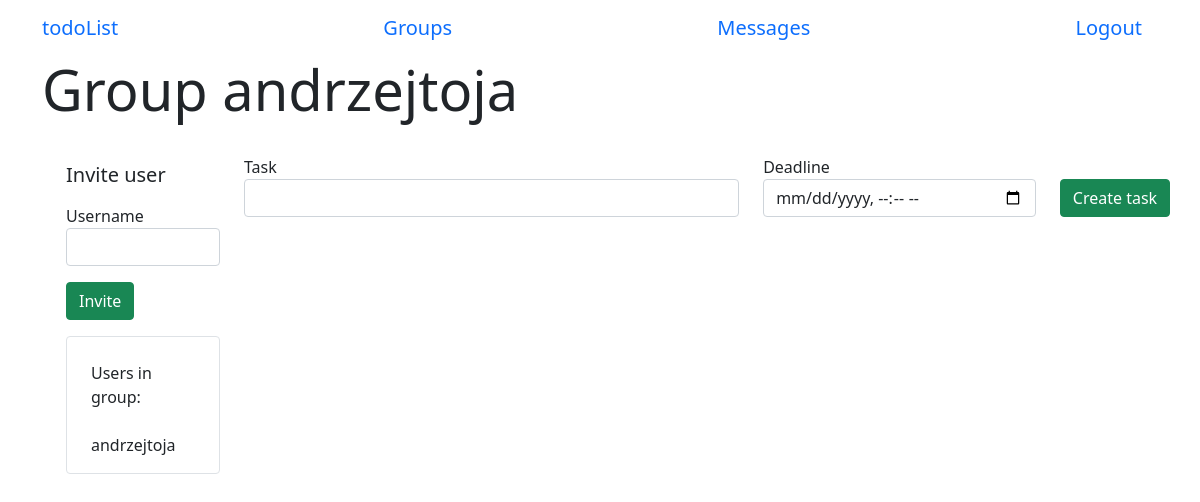
Before: /group/3 (signed in) with the older database file.
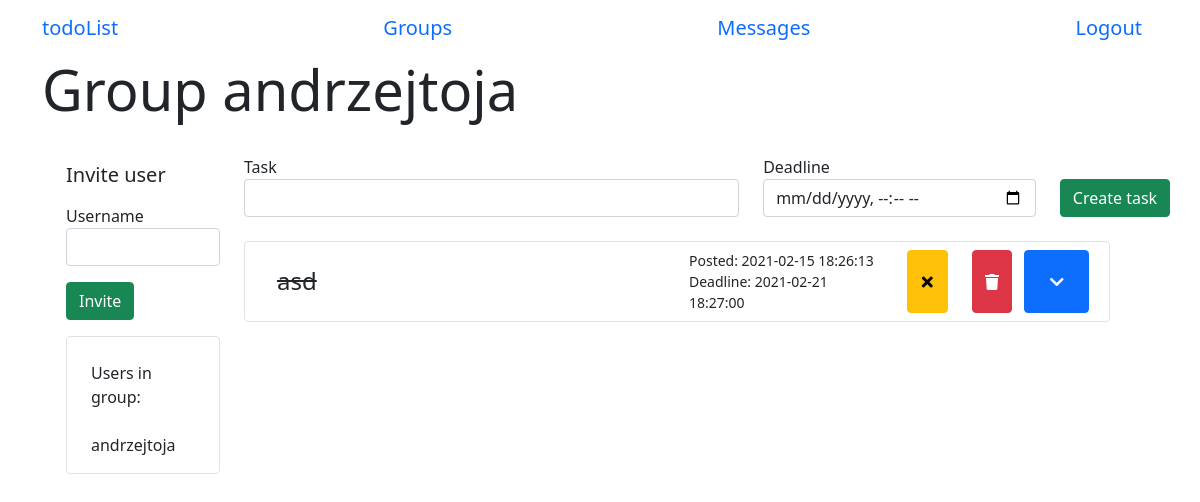
After: the same page with the newer database file.
### app/models.py (models this page shows, shortened)
class Group(db.Model):
    id = db.Column(db.Integer, primary_key=True)
    name = db.Column(db.String(64))
    users = db.relationship(
        "User",
        secondary=group_table,
        back_populates="groups")
    admin_id = db.Column(db.Integer)
    tasks = db.relationship('Task', backref='group', lazy='dynamic')

class User(UserMixin, db.Model):
    id = db.Column(db.Integer, primary_key=True)
    username = db.Column(db.String(64), index=True, unique=True)
    email = db.Column(db.String(64), index=True, unique=True)
    password_hash = db.Column(db.String(128))
    tasks = db.relationship('Task', backref='author', lazy='dynamic')
    sent_messages = db.relationship('Message', backref="sender", lazy='dynamic', foreign_keys='Message.sender_id')
    messages = db.relationship('Message', backref="receiver", lazy='dynamic', foreign_keys='Message.receiver_id')
    authenticated = db.Column(db.Boolean, index=True, default=False)
    groups = db.relationship(
        'Group',
        secondary=group_table,
        back_populates="users")

class Task(db.Model):
    id = db.Column(db.Integer, primary_key=True)
    task = db.Column(db.String(140))
    timestamp = db.Column(db.DateTime, index=True, default=datetime.now())
    deadline = db.Column(db.DateTime, index=True)
    is_completed = db.Column(db.Boolean, default=False)
    description = db.Column(db.String(500), default="")
    subtasks = db.relationship('Subtask', backref='main_task', lazy='dynamic')
    user_id = db.Column(db.Integer, db.ForeignKey('user.id'))
    group_id = db.Column(db.Integer, db.ForeignKey('group.id'))

### app/routes.py (the view, shortened to what this page needs)
@login_required
@app.route('/group/<id>', methods=['GET', 'POST'])
def group(id):
    if not current_user.is_authenticated:
        return redirect(url_for('index'))
    group = Group.query.filter_by(id=id).first()
    if not group:
        return redirect(url_for('menu'))
    form = GroupInvititionsForm()
    task_form = TaskForm()
    tasks = group.tasks
    if task_form.submit1.data and task_form.validate_on_submit():
        task = Task(task=task_form.task.data, deadline=task_form.deadline.data, group=group)
        db.session.add(task)
        db.session.commit()
        tasks = group.tasks
        return redirect(url_for('group', id=id))
    return render_template('group.html', form=form, group=group, tasks=tasks, task_form=task_form)

### app/forms.py (shortened to what this page needs)
class GroupInvititionsForm(FlaskForm):
    name = StringField('Username', validators=[DataRequired()])
    submit = SubmitField('Invite')

class TaskForm(FlaskForm):
    task = StringField('Task', validators=[DataRequired()])
    deadline = DateTimeLocalField('Deadline', validators=[DataRequired()], format='%Y-%m-%dT%H:%M')
    submit1 = SubmitField('Create task')

### app/models.py (called while the page is built)
@login.user_loader
def load_user(id):
    return User.query.get(int(id))

### app/templates/group.html (shortened to what this page needs)
{% extends 'base.html' %}
{% block start %}Group {{ group.name }}{% endblock %}
{% block body %}
    <div class="container row">
        <div class="container col-2">
            <form action="" method="POST">
                <div class="mt-4">
                    <small class="h5">Invite user</small>
                    <p class="mt-3">
                        {{ form.name.label }}
                        {{ form.name(class_="form-control") }}
                    </p>
                    <p>
                        {{ form.submit(class_="btn btn-success") }}
                    </p>
                </div>
            </form>
            <div class="container border rounded mb-2">
                <div class="row mt-3">
                    <p class="mt-2">
                        Users in group:
                        {% for user in group.users %}
                            <div class="mt-2">
                                <div class="row">
                                        <div class="col-9">{{ user.username }}</div>
                                        <div class="col-3">
                                        </div>
                                </div>
                            </div>
                        {% endfor %}
                    </p>
                </div>
            </div>
        </div>
        <div class="container col-10 mt-3">
            <form action="" method="POST" class="add-task">
                <div class="row">
                    <p class="col-7">
                        {{ task_form.task.label }}
                        {{ task_form.task(class_="form-control") }}
                    </p>
                    <p class="col-4">
                        {{ task_form.deadline.label }}
                        {{ task_form.deadline(class_="form-control date-input", type="datetime-local") }}
                    </p>
                    <p class="col-1">
                        {{ task_form.submit1(class_="btn btn-success mt-4") }}
                    </p>
                </div>
            </form>
            <div class="tasks">
                <div class="accordion" id="acc">
                    {% for task in tasks %}
                        <div class="accordion-item p-2 mt-2 mb-2 border rounded">
                            <div class="accordion-header row" id={{ "task" + task.id|string }}>
                                <div class="col-6 h4 my-auto">
                                    {% if task.is_completed %}
                                        <s class="container">{{ task.task }}</s>
                                    {% else %}
                                        <div class="container">{{ task.task }}</div>
                                    {% endif %}
                                </div>
                                <div class="col-3 my-auto">
                                    <div class="date">
                                        Posted: {{ task.timestamp.strftime("%Y-%m-%d %H:%M:%S") }}
                                    </div>
                                    {% if task.deadline.timestamp() - task.timestamp.timestamp() < 0 %}
                                        <div class="date text-danger">
                                            Deadline: {{ task.deadline }}
                                        </div>
                                    {% else %}
                                        <div class="date" color="red">
                                            Deadline: {{ task.deadline }}
                                        </div>
                                    {% endif %}
                                </div>
                                <div class="col-3 row">
                                    <form class="col-4 form-temp" action={{ "/change_status/" + task.id|string }}>
                                        {% if task.is_completed %}
                                            <button type="submit" class="btn btn-warning form-item h-100"><i class="fas fa-times"></i></button>
                                        {% else %}
                                            <button type="submit" class="btn btn-success form-item h-100"><i class="fas fa-check"></i></button>
                                        {% endif %}
                                    </form>
                                    <form class="col-4 form-temp" action="{{ url_for('delete', id=task.id) }}">
                                        <button type="submit" class="btn btn-danger w-100 h-100 form-item"><i class="fas fa-trash"></i></button>
                                    </form>
                                    <button class="btn btn-primary col-4" type="button" data-toggle="collapse" data-target={{ "#collapse" + task.id|string }} aria-expanded="false" aria-controls={{ "collapse" + task.id|string }}>
                                        <i class="fas fa-chevron-down"></i>
                                    </button>
                                </div>
                            </div>
                        </div>
                    </div>
                {% endfor %}
            </div>
        </div>
    </div>
{% endblock %}

### app/templates/base.html (shortened to what this page needs)
<!DOCTYPE html>
<html lang="en">
<head>
    <link href="{{ url_for('static', filename='css/main.css') }}" rel="stylesheet">
    <link href="https://cdn.jsdelivr.net/npm/bootstrap@5.0.0-beta1/dist/css/bootstrap.min.css" rel="stylesheet">
    <link rel="stylesheet" href="https://cdnjs.cloudflare.com/ajax/libs/font-awesome/5.15.2/css/all.min.css" />
</head>
<body>
    <header class="site-header container">
        <nav class="navbar">
            <a class="navbar-brand" href="/menu">todoList</a>
            {% if current_user.is_authenticated %}
                <a class="navbar-brand" href="/groups">Groups</a>
                <a class="navbar-brand" href="/messages">Messages</a>
                <a class="navbar-brand" href="/logout">Logout</a>
            {% else %}
                <a class="navbar-brand" href="/register">Register</a>
            {% endif %}
        </nav>
    </header>
    <div class="container">
        <div class="page-header">
            <h1 class="display-4">{% block start %}{% endblock %}</h1>
        </div>
        {% block body %}{% endblock %}
    </div>
</body>
</html>

### app/static/css/main.css (style rules this page uses)
* { box-sizing: border-box }
body { font-family: 'Montserrat', sans-serif; overflow-y:scroll; }
.date { font-size: 14px; }
.form-temp { display: flex; flex-direction: row; }
.form-item { flex: 1; }
button { display: block; }

Changed rows visible on the page:
added Task: task "asd", timestamp "2021-02-15 18:26:13", deadline "2021-02-21 18:27:00", is_completed True (drawn)
